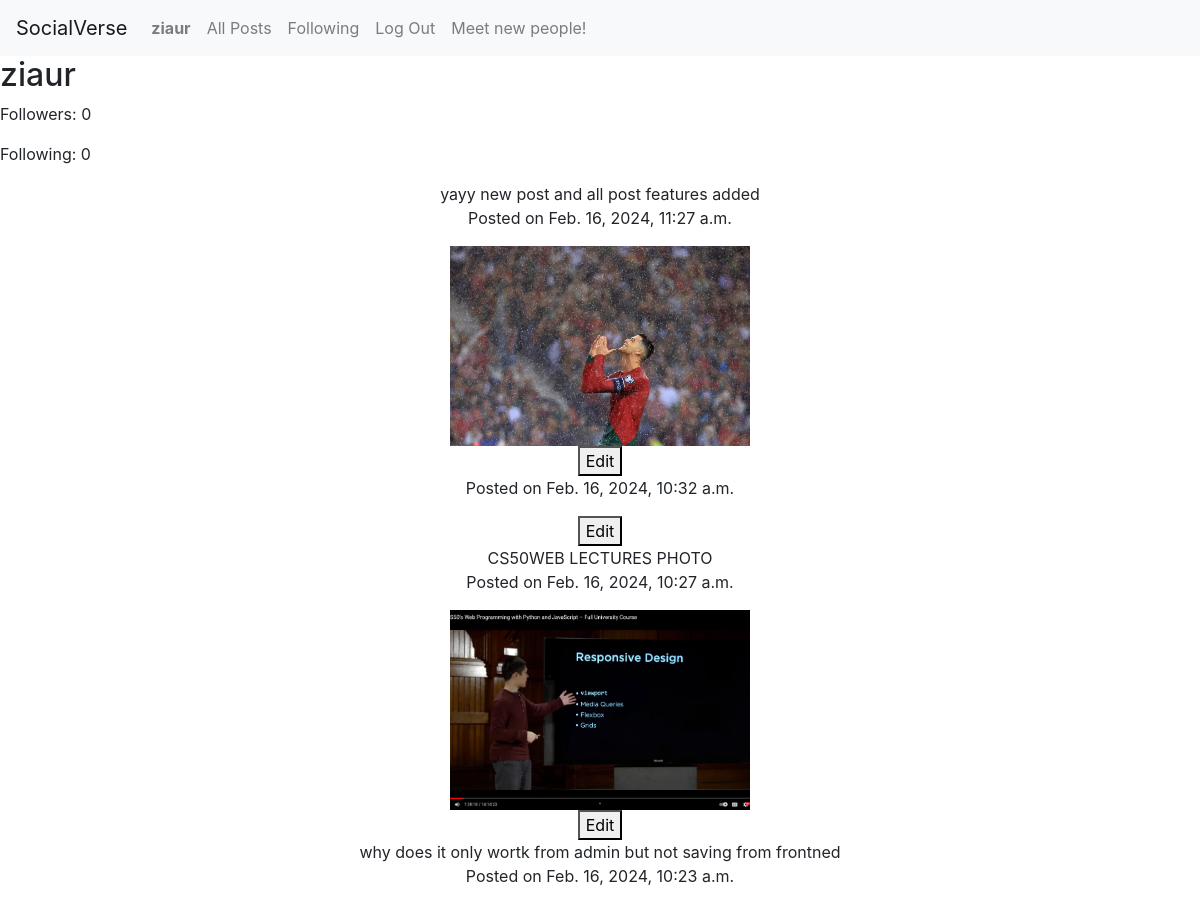
The app's page /profile/ziaur (signed in, upper part), older data.
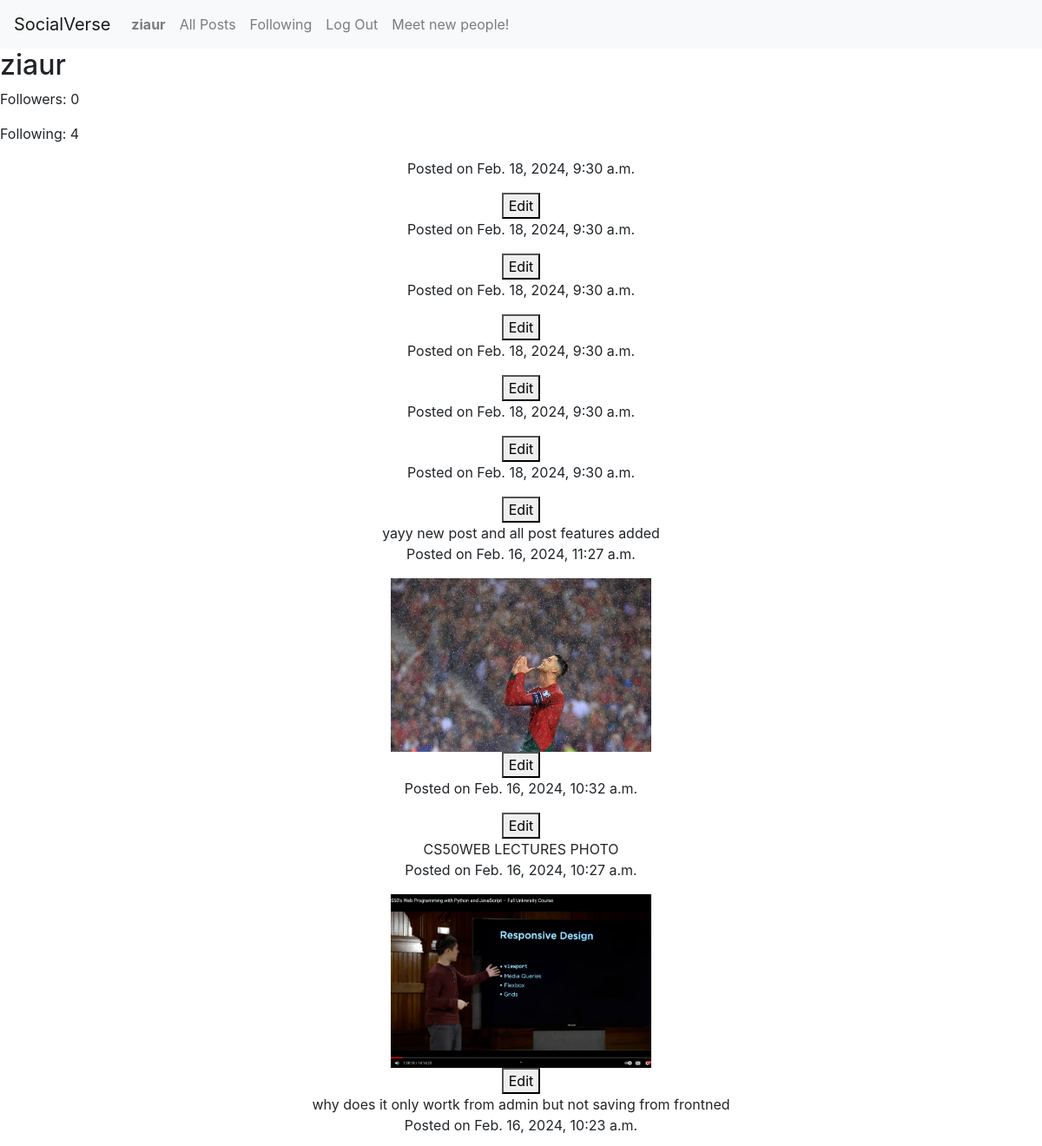
The same page, newer data.
### network/models.py (models this page shows, shortened)
class UserProfile(models.Model):
    user = models.OneToOneField(User, on_delete=models.CASCADE)
    followers = models.ManyToManyField(User, related_name='followers', blank=True)
    following = models.ManyToManyField(User, related_name='following', blank=True)

class Post(models.Model):
    user = models.ForeignKey(User, on_delete=models.CASCADE, default=None, related_name="author")
    content = models.TextField(max_length=150)
    image = models.ImageField(upload_to='posts/', null=True, blank=True)
    post_date = models.DateTimeField(auto_now_add=True)
    likes = models.ManyToManyField(User, related_name='liked_posts', blank=True)

class User(AbstractUser):
    pass

### network/views.py (the view)
# urls.py: path('profile/<str:username>', views.profile, name='profile'),
@login_required
def profile(request, username):
    user = User.objects.get(username=username)
    user_profile = UserProfile.objects.get(user=user)
    followers_count = UserProfile.objects.filter(following=user).count()
    posts = Post.objects.filter(user=user).order_by('-post_date')
    return render(request, 'profile.html', {'user_profile': user_profile, 'posts': posts, 'followers_count': followers_count})

### network/templates/profile.html (shortened to what this page needs)
{% extends "network/layout.html" %}
{% block body %}
{% load static %}
<h2>{{ user_profile.user.username }}</h2>
<p>Followers: {{ followers_count }}</p>
<p>Following: {{ user_profile.following.count }}</p>
{% for post in posts %}
    <div class="post" data-post-id="{{ post.id }}">
        <p class="post-content">{{ post.content }}</p>
        <p>Posted on {{ post.post_date }}</p>
        {% if post.image %}
            <img class="post_image" src="{{ post.image.url }}" alt="Post image">
        {% endif %}
        {% if user.is_authenticated and user == post.user %}
            <button class="edit-button">Edit</button>
        {% endif %}
</div>
{% endfor %}
{% endblock %}

Row changes from the older to the newer data that the page shows:
computed for UserProfile "ziaur": following.count "0" → "4"
added Post: post_date "Feb. 18, 2024, 9:30 a.m.", shows "Edit"
added Post: post_date "Feb. 18, 2024, 9:30 a.m.", shows "Edit"
added Post: post_date "Feb. 18, 2024, 9:30 a.m.", shows "Edit"
added Post: post_date "Feb. 18, 2024, 9:30 a.m.", shows "Edit"
added Post: post_date "Feb. 18, 2024, 9:30 a.m.", shows "Edit"
added Post: post_date "Feb. 18, 2024, 9:30 a.m.", shows "Edit"
